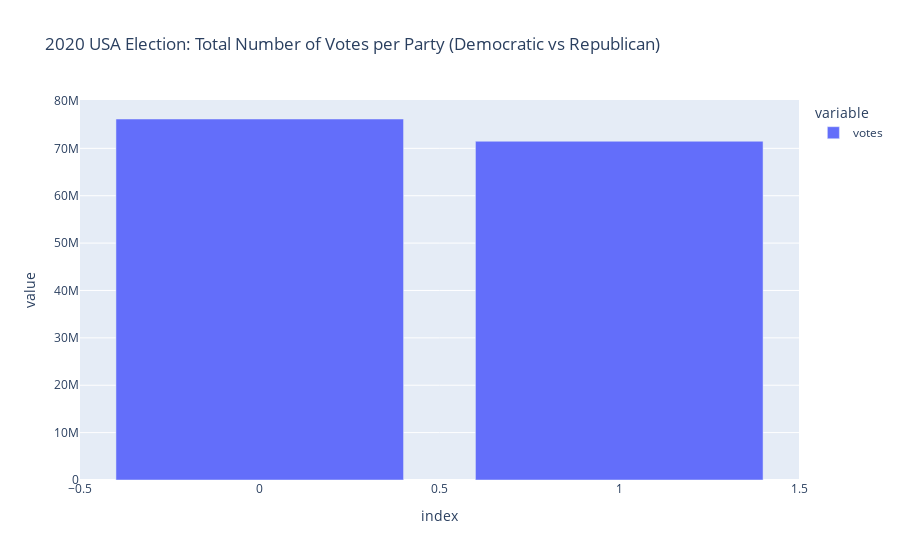

Here is the notebook cell this chart was saved with:
### Code cell
fig3 = px.bar(vote_counts_democratic_vs_republican_for_entire_country,title='2020 USA Election: Total Number of Votes per Party (Democratic vs Republican)')
fig3.show()

### Figure 1 — Plotly figure (JSON) as saved in the notebook; plotly's stock layout.template omitted (floating-point values rounded to 4 significant figures)
{"data": [{"alignmentgroup": "True", "hovertemplate": "variable=votes<br>index=%{x}<br>value=%{y}<extra></extra>", "legendgroup": "votes", "marker": {"color": "#636efa"}, "name": "votes", "offsetgroup": "votes", "orientation": "v", "showlegend": true, "textposition": "auto", "type": "bar", "x": [0, 1], "xaxis": "x", "y": [76193955, 71500110], "yaxis": "y"}], "layout": {"barmode": "relative", "legend": {"title": {"text": "variable"}, "tracegroupgap": 0}, "title": {"text": "2020 USA Election: Total Number of Votes per Party (Democratic vs Republican)"}, "xaxis": {"anchor": "y", "domain": [0.0, 1.0], "title": {"text": "index"}}, "yaxis": {"anchor": "x", "domain": [0.0, 1.0], "title": {"text": "value"}}}}
